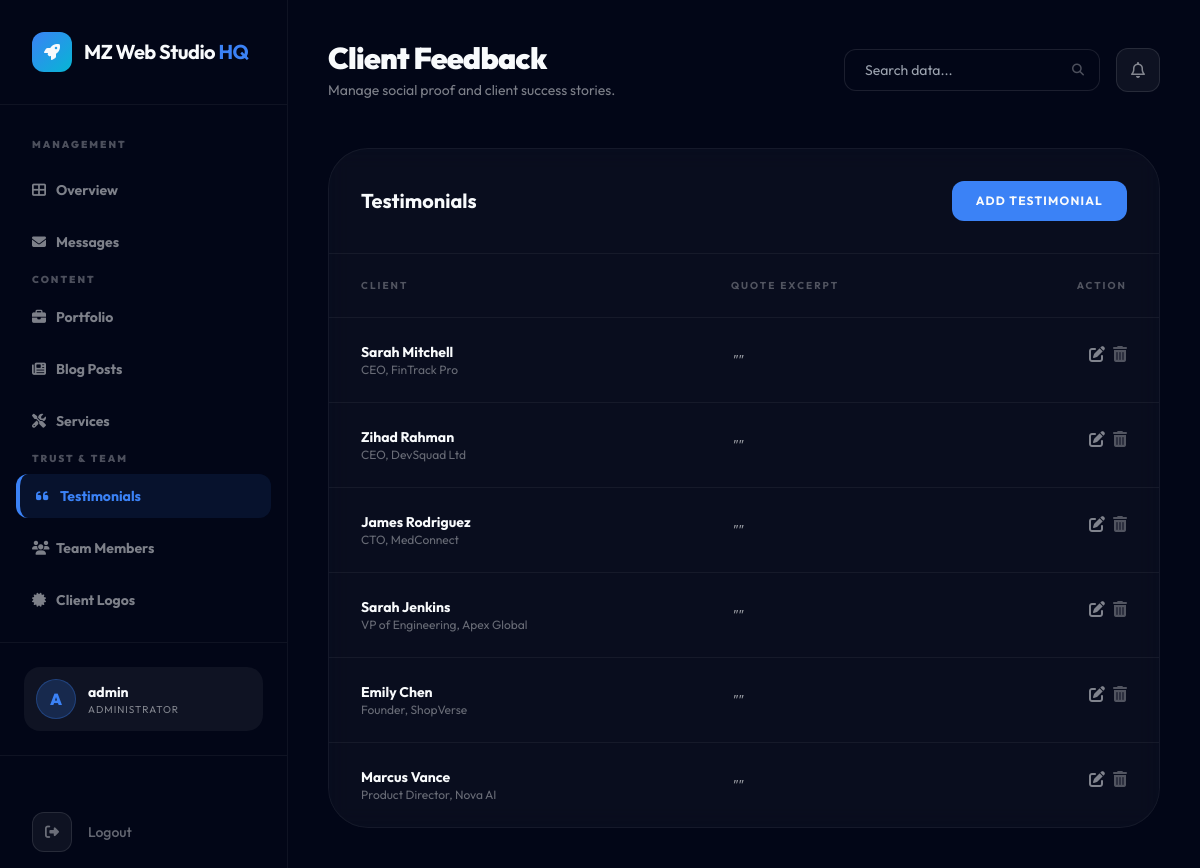
The app's page /management/testimonials/ (signed in), older data.
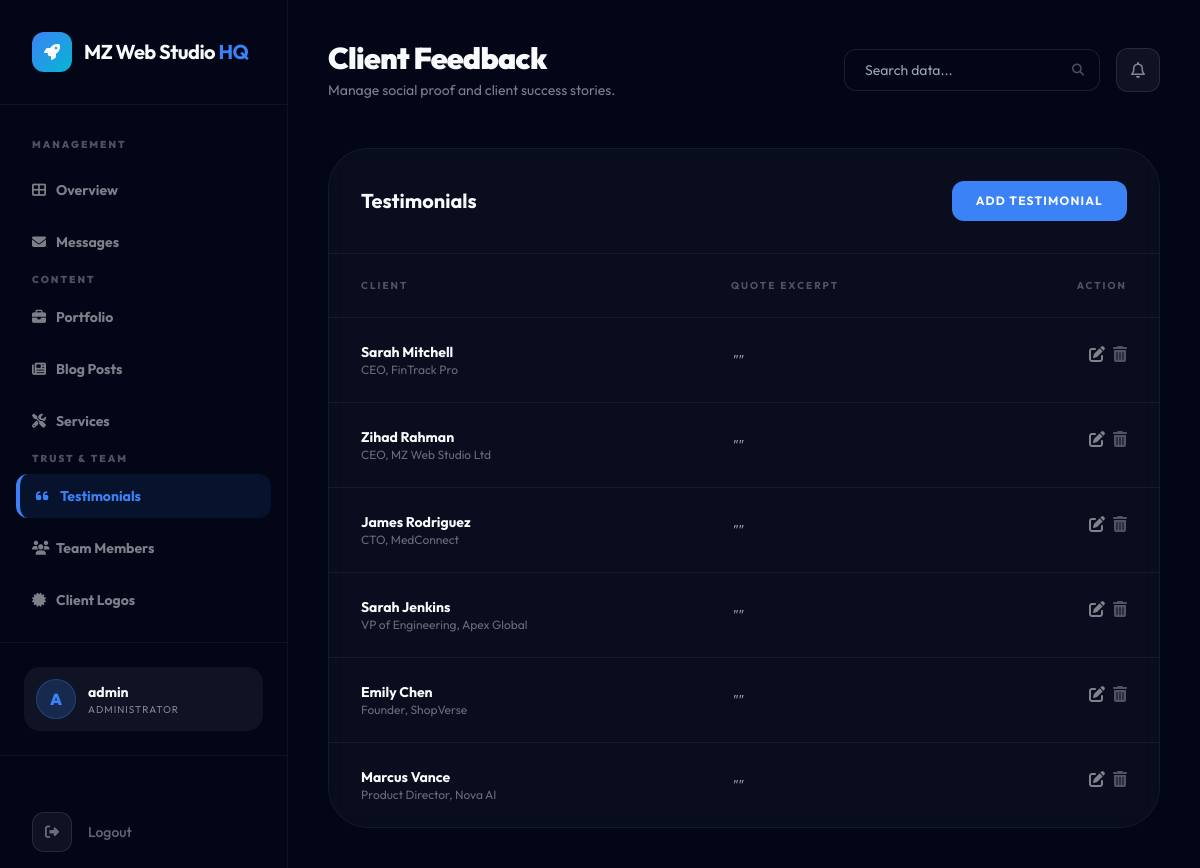
The same page, newer data.
### devsqaud/models.py (models this page shows, shortened)
class Testimonial(models.Model):
    client_name = models.CharField(max_length=100)
    client_role = models.CharField(max_length=200, help_text="e.g. 'CEO, TechCorp'")
    feedback = models.TextField()
    is_featured = models.BooleanField(default=False, help_text="Show on home page")
    order = models.IntegerField(default=0)
    class Meta:
        ordering = ['order']

### devsqaud/views_dashboard.py (the view)
# urls.py: path('management/testimonials/', views_dashboard.dashboard_testimonials, name='dashboard_testimonials'),
@staff_member_required
def dashboard_testimonials(request):
    testimonials = Testimonial.objects.all()
    context = {
        'testimonials': testimonials,
        'active_page': 'testimonials',
    }
    return render(request, 'dashboard/testimonials_list.html', context)

### devsqaud/context_processors.py (called while the page is built)
def site_config_context(request):
    return {
        'site': SiteConfig.load(),
    }

def currency_context(request):
    currency = request.session.get('currency', 'USD')
    symbols = {
        'USD': '$',
        'BDT': '৳',
        'EUR': '€',
        'GBP': '£',
        'SAR': '﷼',
        'AED': 'د.إ'
    }
    return {
        'active_currency': currency,
        'currency_symbol': symbols.get(currency, '$'),
    }

### devsqaud/models.py (called while the page is built)
    @classmethod
    def load(cls):
        obj, _ = cls.objects.get_or_create(pk=1)
        return obj

### templates/dashboard/testimonials_list.html (shortened to what this page needs)
{% extends 'dashboard/base.html' %}
{% block header_title %}Client Feedback{% endblock %}
{% block header_subtitle %}Manage social proof and client success stories.{% endblock %}
{% block dashboard_content %}
<div class="glass-card rounded-[40px] border-brand-text/5 overflow-hidden">
    <div class="p-8 border-b border-brand-text/5 flex items-center justify-between">
        <h3 class="text-xl font-bold">Testimonials</h3>
        <a href="{% url 'content_add' 'testimonial' %}" class="px-6 py-3 bg-brand-primary text-brand-text text-xs font-bold uppercase tracking-widest rounded-xl">Add Testimonial</a>
    </div>
    <div class="overflow-x-auto">
        <table class="w-full text-left">
            <thead>
                <tr class="text-[10px] font-black uppercase tracking-[0.2em] text-brand-text/30 border-b border-brand-text/5">
                    <th class="px-8 py-6">Client</th>
                    <th class="px-8 py-6">Quote Excerpt</th>
                    <th class="px-8 py-6 text-right">Action</th>
                </tr>
            </thead>
            <tbody class="divide-y divide-brand-text/5">
                {% for t in testimonials %}
                <tr class="group hover:bg-brand-text/[0.02]">
                    <td class="px-8 py-6">
                        <p class="text-sm font-bold">{{ t.client_name }}</p>
                        <p class="text-xs text-brand-text/40">{{ t.client_role }}</p>
                    </td>
                    <td class="px-8 py-6 text-sm text-brand-text/60 italic">"{{ t.quote|truncatechars:50 }}"</td>
                    <td class="px-8 py-6 text-right flex items-center justify-end space-x-2">
                        <a href="{% url 'content_edit' 'testimonial' t.pk %}" class="text-brand-text/50 hover:text-brand-primary"><i class="fas fa-edit"></i></a>
                        <form action="{% url 'content_delete' 'testimonial' t.pk %}" method="POST" onsubmit="return confirm('Are you sure?');" class="inline">
                            <button type="submit" class="text-brand-text/30 hover:text-red-500"><i class="fas fa-trash-alt"></i></button>
                        </form>
                    </td>
                </tr>
                {% endfor %}
            </tbody>
        </table>
    </div>
</div>
{% endblock %}

Row changes from the older to the newer data that the page shows:
changed Testimonial "Zihad Rahman": client_role "CEO, DevSquad Ltd" → "CEO, MZ Web Studio Ltd"
